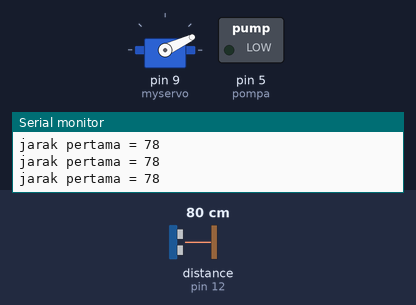
Recording of a sketch running on a simulated Arduino Uno, built with avr-gcc and run on an emulated ATmega328P. On the bench: servo, switched loads named in the sketch (green lamp = pin HIGH), the last lines printed to the serial monitor. Wiring (inferred from the names in the program): ultrasonic range finder: trigger pin 11; echo pin 12. Inputs (shaded band) come from the test bench; at power-on: distance to the obstacle (sensor on pin 12) 80 cm. The echo pulse lasts 58.3 µs per cm; pins used as bus, display or sensor lines are not drawn.

Above: at 1.2 s.
1.3 s: distance to the obstacle (sensor on pin 12) set to 18 cm
4.3 s: distance to the obstacle (sensor on pin 12) set to 15 cm
At 6.4 s:
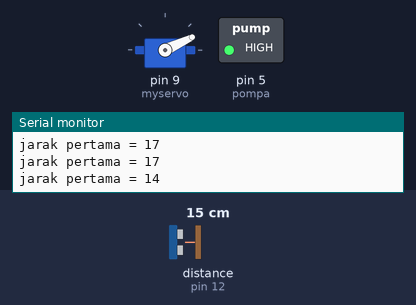
At 14.4 s:
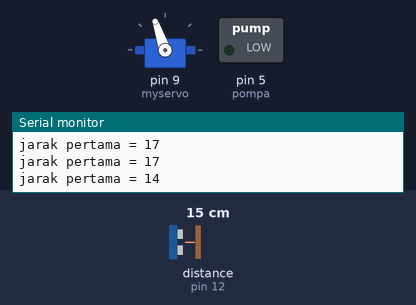
Timing chart, 0 to 15.2 s (numbered marks = the images above; inputs shaded):
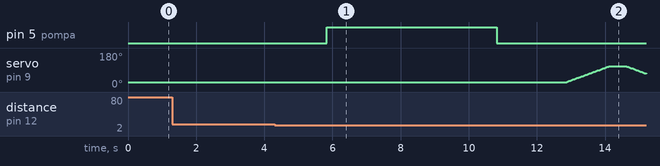

Measured:
- the behaviour switches between 17 and 16 cm on distance to the obstacle (sensor on pin 12) (found by bisection; images 0 and 1)
- after the input at 4.3 s, pin 5 (pompa): LOW → HIGH after 1.5 s, → LOW 5.0 s later; servo on pin 9 (myservo): rises from 25° to 110° in 1.8 s, then falls to 72° in 0.57 s

The sketch:

projects_cuci_tangan1.ino
```cpp
/*Project pencuci tangan otomatis dengan pompa elktrik*/

#include <Servo.h>
Servo myservo;
int pos = 0;

int trig = 11;
int echo = 12;
long durasi, jarak;
int pompa = 5;

void setup() {
  myservo.attach(9);
  pinMode(trig, OUTPUT);
  pinMode(echo, INPUT);
  pinMode(pompa, OUTPUT);
  myservo.write(25);
  Serial.begin(9600);
}

void loop() {
  digitalWrite(trig, LOW);
  delayMicroseconds(8);
  digitalWrite(trig, HIGH);
  delayMicroseconds(8);
  digitalWrite(trig, LOW);
  delayMicroseconds(8);

  durasi = pulseIn(echo, HIGH);
  jarak = (durasi * 0.034) / 2;
  Serial.print("jarak pertama = ");
  Serial.println(jarak);

  if (jarak <= 15) {
    digitalWrite (pompa, LOW); //pompa mati
    delay (1500);
    digitalWrite (pompa, HIGH); //pompa nyala
    delay (5000);
    digitalWrite (pompa, LOW); //pompa mati
    delay (2000);

    for(pos = 25; pos < 110; pos += 1) { //derajat putar servo
      myservo.write(pos);
      delay(15);
    }
    delay(500);
    for(pos = 110; pos>=25; pos-=1) {
      myservo.write(pos);
      delay(15);
    }
    delay (5000);

    digitalWrite (pompa, HIGH); //menyala membilas tangan
    delay (5000);
    digitalWrite (pompa, LOW); //menyala membilas tangan
    delay (3000);
    }
}    
```
